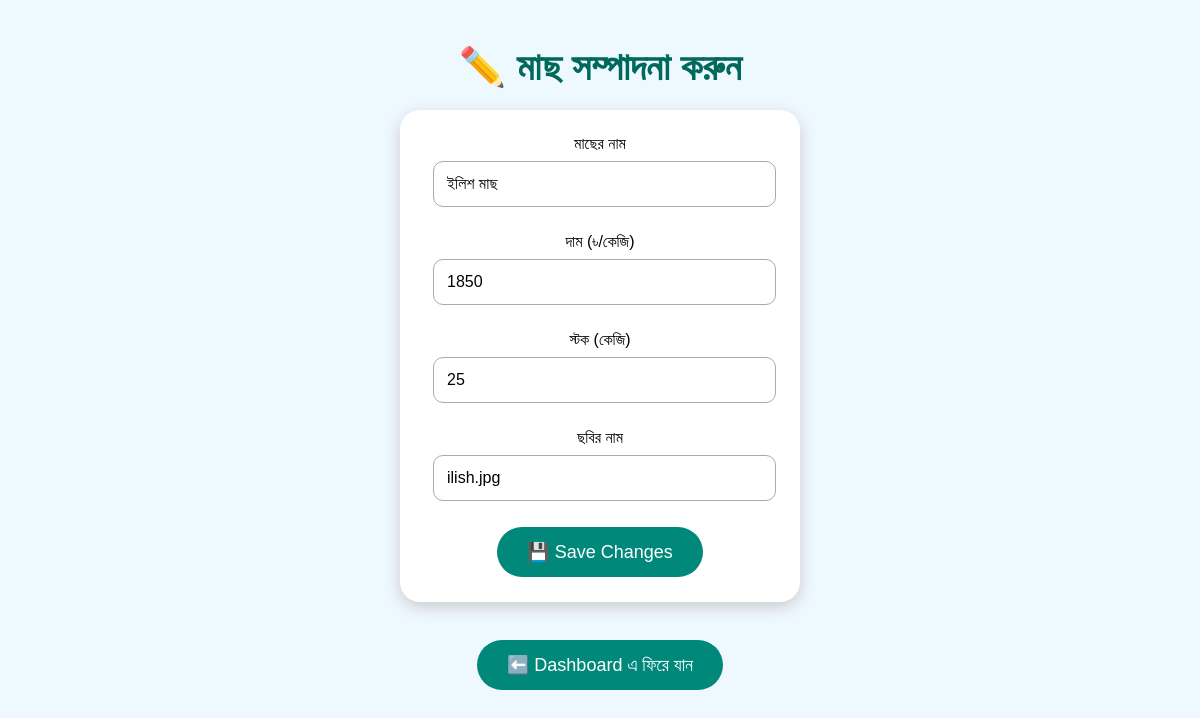
The app's page /edit_fish/1 (signed in) with its own data.
### app.py (models this page shows)
class Fish(db.Model):
    id = db.Column(db.Integer, primary_key=True)
    name = db.Column(db.String(100))
    price = db.Column(db.Integer)
    image = db.Column(db.String(100))
    stock = db.Column(db.Integer, default=0)

### app.py (the view, shortened to what this page needs)
@app.route("/edit_fish/<int:id>", methods=["GET", "POST"])
def edit_fish(id):
    if not session.get("admin"):
        return redirect("/admin")
    fish = Fish.query.get_or_404(id)
    return render_template(
        "admin/edit_fish.html",
        fish=fish
    )

### templates/admin/edit_fish.html (shortened to what this page needs)
<!DOCTYPE html>
<html lang="bn">
<head>
    <link rel="stylesheet" href="{{ url_for('static', filename='style.css') }}">
</head>
<body>
<h1>✏️ মাছ সম্পাদনা করুন</h1>
<form method="POST">
    <label>মাছের নাম</label><br>
    <input type="text" name="name" value="{{ fish.name }}" required>
    <br><br>
    <label>দাম (৳/কেজি)</label><br>
    <input type="number" name="price" value="{{ fish.price }}" required>
    <br><br>
    <label>স্টক (কেজি)</label><br>
    <input type="number" name="stock" value="{{ fish.stock }}" step="0.1" required>
    <br><br>
    <label>ছবির নাম</label><br>
    <input type="text" name="image" value="{{ fish.image }}" required>
    <br><br>
    <button type="submit">💾 Save Changes</button>
</form>
<br>
<a href="/dashboard">
    <button>⬅️ Dashboard এ ফিরে যান</button>
</a>
</body>
</html>

### static/style.css (style rules this page uses)
body { font-family: Arial, sans-serif; background: #eef8ff; text-align: center; margin: 0; padding: 20px; }
h1 { color: #00695c; font-size: 38px; margin-bottom: 10px; }
button { background: #00897b; color: white; border: none; padding: 14px 30px; border-radius: 25px; font-size: 18px; cursor: pointer; }
form { background: white; width: 90%; max-width: 350px; margin: 20px auto; padding: 25px; border-radius: 20px; box-shadow: 0 5px 15px #ccc; }
input, textarea, select { width: 90%; padding: 13px; margin: 8px; border-radius: 10px; border: 1px solid #aaa; font-size: 16px; }

### records on screen
Fish: name "ইলিশ মাছ", price "1850", stock "25", image "ilish.jpg"
